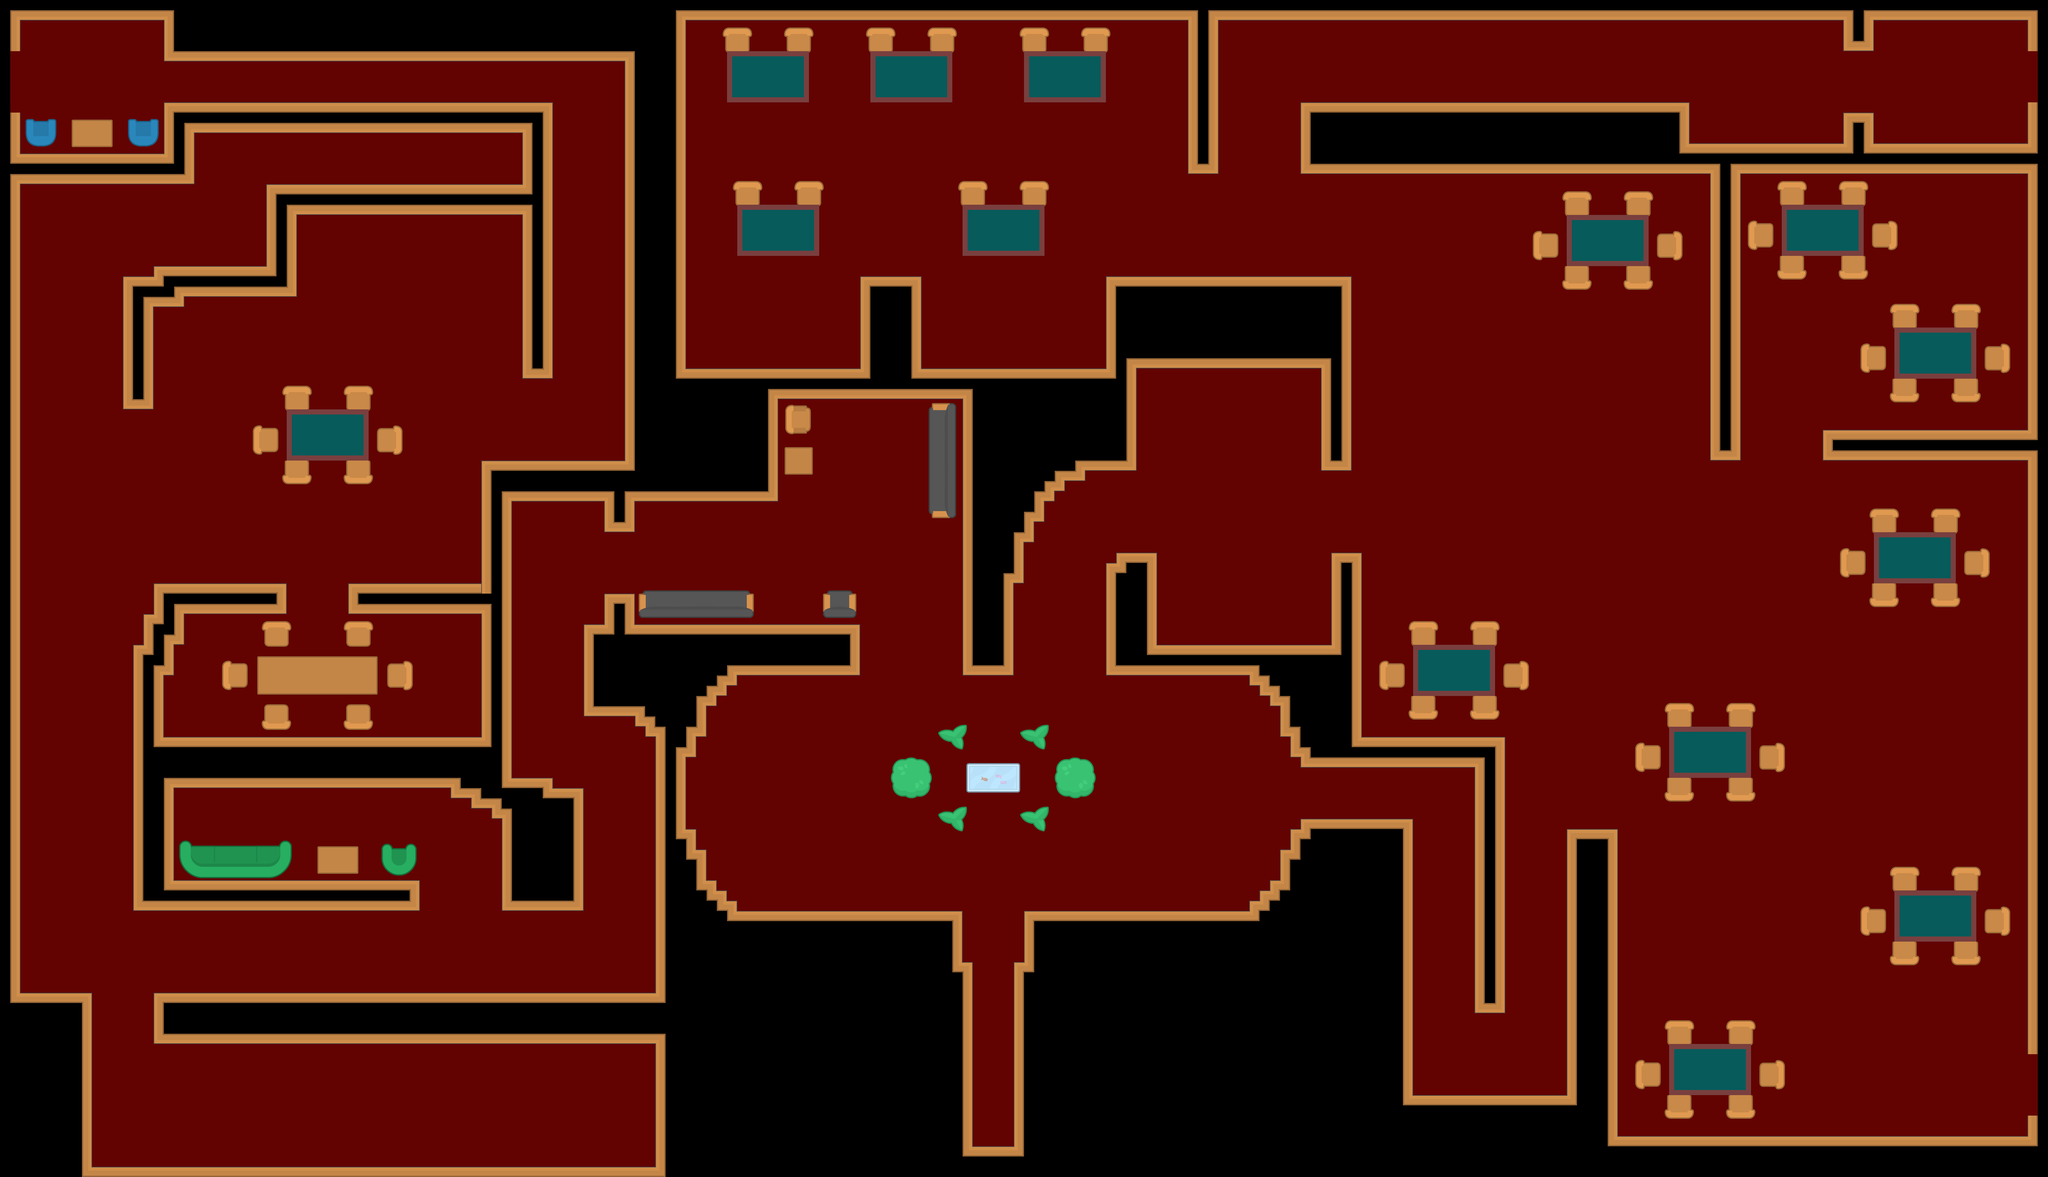

A 2D game scene composited from a Tiled map and its tileset images. What follows is a short description and the map's XML, with each tile layer's data collapsed to a summary:
An orthogonal 200x115 tile map with 32x32 px tiles, 3 tile layers (walls (dark), Tile Layer 5, Tile Layer 3), 2 tilesets.

<map version="1.2" tiledversion="1.2.2" orientation="orthogonal" renderorder="right-down" width="200" height="115" tilewidth="32" tileheight="32" infinite="0" nextlayerid="13" nextobjectid="1">
 <tileset firstgid="1" source="tilesheet_complete_total.tsx" />
 <tileset firstgid="8641" source="images.tsx" />
 <layer id="7" name="walls (dark)" width="200" height="115">
  <data>[23000 cells, 23000 non-empty, 11 distinct tile ids]</data>
 </layer>
 <layer id="11" name="Tile Layer 5" width="200" height="115">
  <data>[23000 cells, 1070 non-empty, 80 distinct tile ids]</data>
 </layer>
 <layer id="9" name="Tile Layer 3" width="200" height="115">
  <data>[23000 cells, 490 non-empty, 301 distinct tile ids]</data>
 </layer>
</map>
